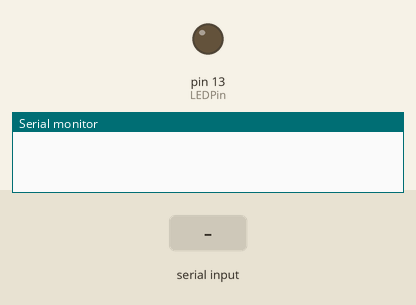
Bench run of a sketch on a simulated Arduino Uno, built with avr-gcc and run on an emulated ATmega328P. Parts: output pins drawn as LEDs (lit = HIGH), the last lines printed to the serial monitor. Inputs (shaded band) come from the test bench.

Above: at 1.2 s.
1.3 s: "a90\n" received over Serial
At 2.6 s:
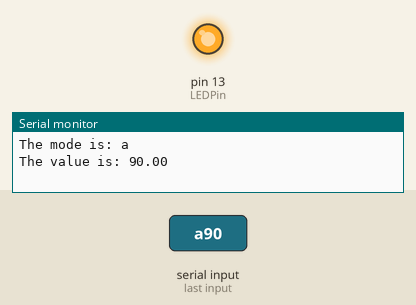
Timing chart, 0 to 28.2 s (numbered marks = the images above; inputs shaded):
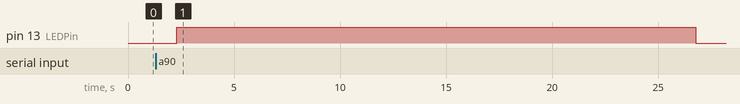

Measured:
- after the input at 1.3 s, pin 13 (LEDPin): LOW → HIGH after 1.0 s, → LOW 24.5 s later

The sketch:

Blink.ino
```cpp
/* Test code to ensure coms work
 *  Network:
 *              / Slave 1
 *  PC - Master
 *              \ Slave 2
 *
 *  The PC sends a msg: <mode><number>
 *    <mode> is a char   - 'a' = blink once
 *                       - 'b' = blink twice
 *                       - 'c' = blink long
 *    <number> is an int - the number of times the mode is executed
 */

// THIS CODE IS FOR SLAVE 1 (Teensy 4.1) \\

#include "structsSlave.h"

// Function forward declaration
void printCommand(ModeStatus* machineStatus);
void resetModeCommand(ModeStatus * machineStatus);

/// Varibles & Pin assignments
// Structures
ModeStatus machineStatus;      // What mode are we running?

/// Some handy vars:
int LEDPin = 13; // Which pin is the LED attached to

// For serial coms with master Teensy
const unsigned int MAX_MESSAGE_LENGTH = 12; // Max length of serial msg that can be sent
char newValueSerial[12];                    // What the latest serial value
char newModeSerial[3];                      // What the latest serial mode
bool newCommandSerialBool = false;          // Has there been a new command


// Setup
void setup() {
  // initialize LED as an output.
  pinMode(LEDPin, OUTPUT);


  // Initialise structures
  resetModeCommand(&machineStatus);

  // Begin serial with PC
  Serial.begin(9600);
}

// Run
void loop() {
  readSerial();
  processSerial();
  enactCommand();
}
```

CommandManagement.ino
```cpp
void readSerial() {
  /* Reads in data from serial in
      Based on https://www.programmingelectronics.com/serial-read/

    This gets the serial message, then stores it in:
      - newModeSerial   --> What mode are we in <char>
      - newValueSerial  --> What value has been parsed <float>
  */

  //Check to see if anything is available in the serial receive buffer
  if (Serial.available()) {
    delay(1000); // Wait for all data to be sent
    while (Serial.available() > 0)
    {
      //Create a place to hold the incoming newCommandSerial, newModeSerial
      static unsigned int newValueSerial_pos = 0;

      //Read the next available byte in the serial receive buffer
      char inByte = Serial.read();

      if (newValueSerial_pos == 0) // This is the mode
      {
        newModeSerial[0] = inByte;
        newModeSerial[1] = '\0';

        newValueSerial_pos++;
      }
      //Message coming in (check not terminating character) and guard for over newCommandSerial size
      else if ( inByte != '\n' && (newValueSerial_pos < MAX_MESSAGE_LENGTH - 1) )
      {
        //Add the incoming byte to our newCommandSerial
        newValueSerial[newValueSerial_pos - 1] = inByte;
        newValueSerial_pos++;
      }
      //Full newCommandSerial received...
      else
      {
        //Add null character to string
        newValueSerial[newValueSerial_pos - 1] = '\0';

        // Set true so we can process the message into a useable float
        newCommandSerialBool = true;

        //Reset for the next newCommandSerial
        newValueSerial_pos = 0;
      }
    }
  }
}

void processSerial() {
  /* This processes the newCommandSerial into 'machineStatus' */

  if (newCommandSerialBool == true) {

    // Put into new structure
    machineStatus.mode   = newModeSerial[0];
    machineStatus.value  = atof(newValueSerial);
    machineStatus.active = true;

    // Print to check
    // printCommand(&machineStatus);

    // Now done with new Serial command so switch off
    newCommandSerialBool = false;
  }
}

void enactCommand() {
  /* This enacts a command, if active

  */


  // If machine is active
  if (machineStatus.active) {

    // Extract vals:
    char mode = machineStatus.mode;
    float value = machineStatus.value;

    Serial.print("The mode is: ");
    Serial.println(mode);
    Serial.print("The value is: ");
    Serial.println(value);

    switch (mode) {
      case 'a':
        blinkLED( 1 , value );
        break;
      case 'b':
        blinkLED( 2 , value );
        break;
      case 'c':
        blinkLED( 3 , value );
        break;
    }

    /// Comand now enacted
    // Reset machineStatus
    resetModeCommand(&machineStatus);
    // Send command via serial to say we are done
    Serial.println("DONE");
  }
}

void resetModeCommand(ModeStatus * machineStatus)
{
  // Reset NewCommand ready for the next
  machineStatus->mode   = 'a';
  machineStatus->value  = 0;
  machineStatus->active = 0;

}


void blinkLED( int n , float t ) {
  // This blinks the LED 'n' times, each lasting 't' seconds
  // START: ON --> wait 't' --> OFF --> wait 't' :END

  int T = round(1000 * t); // float second to int milli

  for (int i = 1; i <= n; i++) {
    digitalWrite(LEDPin, HIGH);
    delay(T);
    digitalWrite(LEDPin, LOW);
    delay(T);
  }
}
```

structsSlave.h
```cpp
/*
 * To be able to parse structures into functions, they need to be defined in a seperate file
 * see: https://forum.arduino.cc/t/passing-typedef-structs-fails/79393/2
 *
 * The import: #include "struct.cpp"
 *
 */

// This is a structure that takes the serial command and changes
// the mode of the slave controller
typedef struct {
  char  mode;    // What mode are we in
  float value;   // what value are we working to
  bool  active;  // 0 - completed, 1 - currently in process
} ModeStatus;
```
